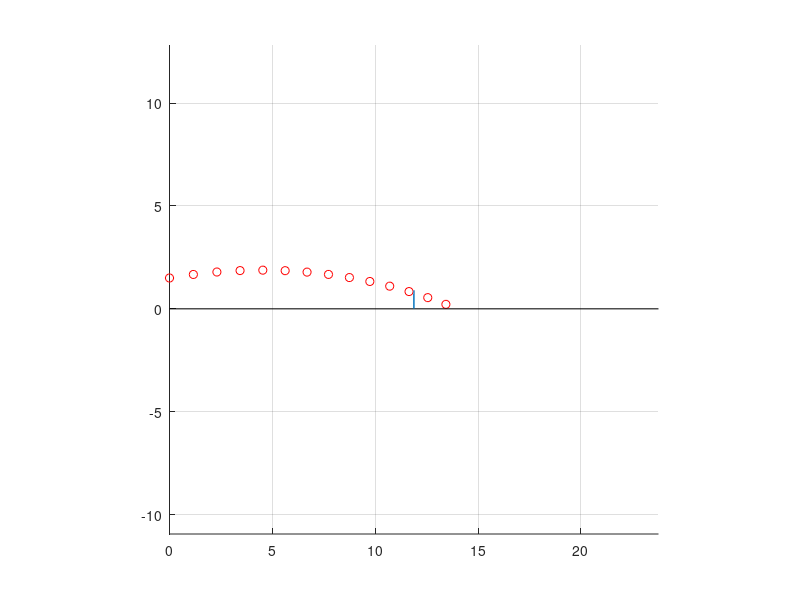

MATLAB code to generate this figure:
clear
close all
clc
more off

% PROBLEMA 1
% numero de Reynolds para esfera lisa com
% diametro D
% velocidade (modulo) V
% viscosidade visco
Re=@(rho,D,V,visco) rho*D*V/visco;

% velocidade em funcao de Re, rho, D e visco
Velocidade=@(Re,rho,D,visco) Re*visco/(rho*D);

% O Coeficiente de Arrasto (CA) para bola lisa, para cada numero de Re eh medido experimentalmente no tunel do vento.
% Contudo, Morrison escreveu uma funcao que calcula o CA aproximadamente para cada Re (1e-1<=Re<=1e6).
% Referencia: F A. Morrison, Data Correlation for Drag Coefficient for Sphere, http://www.chem.mtu.edu/~fmorriso/ DataCorrelationForSphereDrag2013.pdf
CAMorrison=@(re) 24./re+2.6*(re/5)./(1+(re/5).^(1.52))+0.411*(re/263000).^(-7.94)./(1+(re/263000).^(-8))+re.^0.8/461000;
%nReynolds=1e-1:1e6;
%loglog(nReynolds,CAMorrison(nReynolds))

% bola de tenis, ar
rho=1.224; % kg/m3, densidade do ar
D=6.5e-2; % 6.5cm, diametro bola de tenis
r=D/2; % raio da bola
A=pi*r*r; % area da bola
massa=0.058; % kg, massa da bola
visco=1.83e-5; %kg/(ms), viscosidade do ar
%visco=1e-3;


CM=1; % coeficiente de Magnus
g=9.81*[0 0 -1]'; % m/s2, aceleracao da gravidade
v0=[26 0 5]'; % m/s, velocidade inicial
rey=Re(rho,D,norm(v0),visco);
if rey<1e-1 || rey>1e6
  fprintf('A formula de Morrison pode nao ser aplicada...\n')
end
p0 = [0 0 1.5]'; % m, posicao inicial
omega = 500*[1 1 1]'; % Hz, velocidade de rotacao
%omega=20*omega;

% forca de arrasto
FArrasto=@(CA,rho,A,nv,vuni) 0.5*CA*rho*A*nv*nv*(-vuni);

% forca de sustentacao
FSustentacao=@(CM,rho,A,r,omega,vel) 0.5*CM*rho*A*r*cross(omega,vel);

% metodo de Euler para calcular a velocidade e posicao a partir da aceleracao
tini=0;
tfin=3.165;
n=70;
h=(tfin-tini)/n;
vel=v0;
pos=zeros(3,n);
pos(:,1)=p0;
tempo=0;

for i=1:n-1
  nv=norm(vel);
  if nv<1e-6
    CA=0;
    vuni=vel*0;
  else
    CA=CAMorrison(Re(rho,D,nv,visco));
    vuni=vel/nv;
  end
  FA=FArrasto(CA,rho,A,nv,vuni);
  FS=FSustentacao(CM,rho,A,r,omega,vel);
  FG=massa*g;
  vel=vel+(h/massa)*(FA+FS+FG);
  pos(:,i+1)=pos(:,i)+h*vel;
  if pos(3,i+1)<0
    break
  end
  tempo=tempo+h;
end

fprintf('Tempo de voo: %f s\n',tempo)
plot3(pos(1,1:i),pos(2,1:i),pos(3,1:i),'or')
hold

% quadra
rectangle ("Position", [0, -5.48, 23.77, 10.97]);
rectangle ("Position", [0, -4.11, 23.77, 8.23]);
rectangle ("Position", [5.48, -4.11, 12.81, 8.23]);
line ( [5.48 18.30],[0 0]);
line ([11.88 11.88],[-5.48 5.48]);

% rede
line([11.88 11.88],[5.48 5.48],[0 0.9])
line([11.88 11.88],[-5.48 -5.48],[0 0.9])
line([11.88 11.88],[5.48 -5.48],[0.9 0.9])

grid
view([0 0])
axis equal

% drawCircle(21,0,raio);
% angle = linspace(0, 2*pi,360);
% xCirc = cos(angle);
% yCirc = sin(angle);
% plot(xCirc,yCirc)
% axis('equal') 

